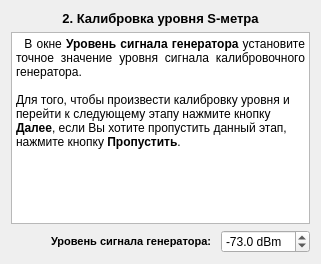
     <widget class="QWidget" name="page_3">
      <layout class="QVBoxLayout" name="verticalLayout_4">
       <item>
        <widget class="QLabel" name="label_4">
         <property name="text">
          <string>&lt;!DOCTYPE HTML PUBLIC &quot;-//W3C//DTD HTML 4.0//EN&quot; &quot;http://www.w3.org/TR/REC-html40/strict.dtd&quot;&gt;
&lt;html&gt;&lt;head&gt;&lt;meta name=&quot;qrichtext&quot; content=&quot;1&quot; /&gt;&lt;style type=&quot;text/css&quot;&gt;
p, li { white-space: pre-wrap; }
&lt;/style&gt;&lt;/head&gt;&lt;body style=&quot; font-family:'MS Shell Dlg 2'; font-size:8.25pt; font-weight:400; font-style:normal;&quot;&gt;
&lt;p align=&quot;center&quot; style=&quot; margin-top:0px; margin-bottom:0px; margin-left:0px; margin-right:0px; -qt-block-indent:0; text-indent:0px;&quot;&gt;&lt;span style=&quot; font-size:10pt; font-weight:600;&quot;&gt;2. &lt;/span&gt;&lt;span style=&quot; font-size:10pt; font-weight:600;&quot;&gt;Калибровка уровня S-метра&lt;/span&gt;&lt;/p&gt;&lt;/body&gt;&lt;/html&gt;</string>
         </property>
        </widget>
       </item>
       <item>
        <widget class="QTextBrowser" name="textBrowser_3">
         <property name="html">
          <string>&lt;!DOCTYPE HTML PUBLIC &quot;-//W3C//DTD HTML 4.0//EN&quot; &quot;http://www.w3.org/TR/REC-html40/strict.dtd&quot;&gt;
&lt;html&gt;&lt;head&gt;&lt;meta name=&quot;qrichtext&quot; content=&quot;1&quot; /&gt;&lt;style type=&quot;text/css&quot;&gt;
p, li { white-space: pre-wrap; }
&lt;/style&gt;&lt;/head&gt;&lt;body style=&quot; font-family:'MS Shell Dlg 2'; font-size:8.25pt; font-weight:400; font-style:normal;&quot;&gt;
&lt;p align=&quot;justify&quot; style=&quot; margin-top:0px; margin-bottom:0px; margin-left:0px; margin-right:0px; -qt-block-indent:0; text-indent:0px;&quot;&gt;&lt;span style=&quot; font-size:9pt;&quot;&gt;  В окне &lt;/span&gt;&lt;span style=&quot; font-size:9pt; font-weight:600;&quot;&gt;Уровень сигнала генератора&lt;/span&gt;&lt;span style=&quot; font-size:9pt;&quot;&gt; установите точное значение уровня сигнала калибровочного генератора.&lt;/span&gt;&lt;/p&gt;
&lt;p style=&quot;-qt-paragraph-type:empty; margin-top:0px; margin-bottom:0px; margin-left:0px; margin-right:0px; -qt-block-indent:0; text-indent:0px; font-size:9pt;&quot;&gt;&lt;/p&gt;
&lt;p style=&quot; margin-top:0px; margin-bottom:0px; margin-left:0px; margin-right:0px; -qt-block-indent:0; text-indent:0px;&quot;&gt;&lt;span style=&quot; font-size:9pt;&quot;&gt;Для того, чтобы произвести калибровку уровня и перейти к следующему этапу нажмите кнопку &lt;/span&gt;&lt;span style=&quot; font-size:9pt; font-weight:600;&quot;&gt;Далее&lt;/span&gt;&lt;span style=&quot; font-size:9pt;&quot;&gt;, если Вы хотите пропустить данный этап, нажмите кнопку &lt;/span&gt;&lt;span style=&quot; font-size:9pt; font-weight:600;&quot;&gt;Пропустить&lt;/span&gt;&lt;span style=&quot; font-size:9pt;&quot;&gt;.&lt;/span&gt;&lt;/p&gt;
&lt;p style=&quot;-qt-paragraph-type:empty; margin-top:0px; margin-bottom:0px; margin-left:0px; margin-right:0px; -qt-block-indent:0; text-indent:0px; font-size:8pt; font-style:italic;&quot;&gt;&lt;/p&gt;
&lt;p style=&quot;-qt-paragraph-type:empty; margin-top:0px; margin-bottom:0px; margin-left:0px; margin-right:0px; -qt-block-indent:0; text-indent:0px; font-size:8pt; font-style:italic;&quot;&gt;&lt;/p&gt;&lt;/body&gt;&lt;/html&gt;</string>
         </property>
        </widget>
       </item>
       <item>
        <layout class="QHBoxLayout" name="horizontalLayout_3">
         <item>
          <spacer name="horizontalSpacer_3">
           <property name="orientation">
            <enum>Qt::Horizontal</enum>
           </property>
           <property name="sizeHint" stdset="0">
            <size>
             <width>40</width>
             <height>20</height>
            </size>
           </property>
          </spacer>
         </item>
         <item>
          <widget class="QLabel" name="label_5">
           <property name="text">
            <string>&lt;!DOCTYPE HTML PUBLIC &quot;-//W3C//DTD HTML 4.0//EN&quot; &quot;http://www.w3.org/TR/REC-html40/strict.dtd&quot;&gt;
&lt;html&gt;&lt;head&gt;&lt;meta name=&quot;qrichtext&quot; content=&quot;1&quot; /&gt;&lt;style type=&quot;text/css&quot;&gt;
p, li { white-space: pre-wrap; }
&lt;/style&gt;&lt;/head&gt;&lt;body style=&quot; font-family:'MS Shell Dlg 2'; font-size:8.25pt; font-weight:400; font-style:normal;&quot;&gt;
&lt;p style=&quot; margin-top:0px; margin-bottom:0px; margin-left:0px; margin-right:0px; -qt-block-indent:0; text-indent:0px;&quot;&gt;&lt;span style=&quot; font-size:8pt; font-weight:600;&quot;&gt;Уровень сигнала генератора: &lt;/span&gt;&lt;/p&gt;&lt;/body&gt;&lt;/html&gt;</string>
           </property>
          </widget>
         </item>
         <item>
          <widget class="QDoubleSpinBox" name="sbLevelHf">
           <property name="suffix">
            <string> dBm</string>
           </property>
           <property name="decimals">
            <number>1</number>
           </property>
           <property name="minimum">
            <double>-150.000000000000000</double>
           </property>
           <property name="maximum">
            <double>0.000000000000000</double>
           </property>
           <property name="value">
            <double>-73.000000000000000</double>
           </property>
          </widget>
         </item>
        </layout>
       </item>
      </layout>
     </widget>
